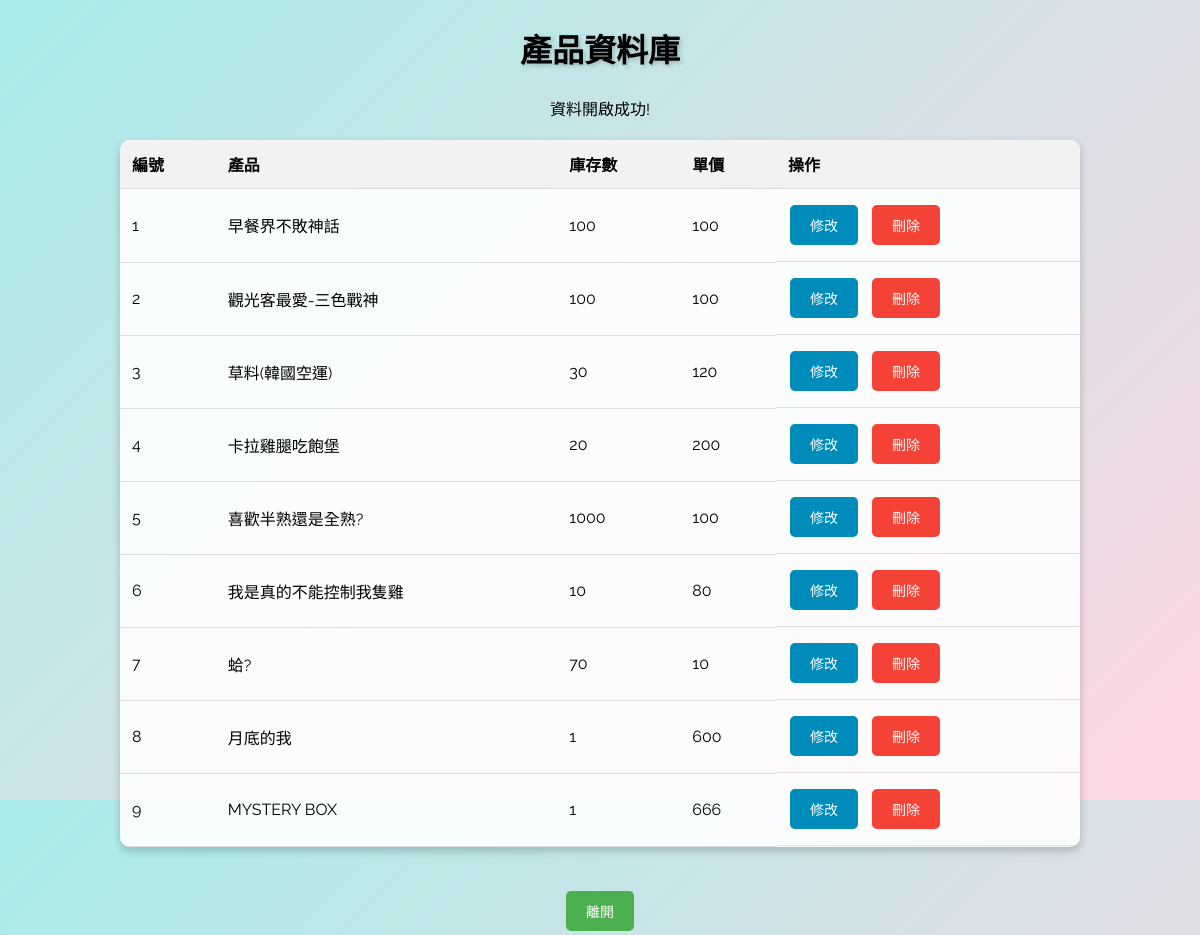
Page /botwoprice/ManshowDB.php on the committed database.
### tables this page shows
CREATE TABLE `products` (
  `No` int NOT NULL,
  `Name` varchar(255) NOT NULL,
  `price` int NOT NULL,
  `number` int NOT NULL,
  `image` varchar(255) NOT NULL
);

### botwoprice/ManshowDB.php (the view, shortened to what this page needs)
<!DOCTYPE html>
<html lang="zh-TW">
<head>
</head>
<body>
    <h1>產品資料庫</h1>
    <?php
    $link = @mysqli_connect(
        'localhost',
        'root',
        'password',
        'myshop');
    if (!$link)
        die("無法開啟資料庫!<br/>");
    else
        echo "資料開啟成功!<br/>";
    $SQL = "SELECT No,Name,price,number FROM products";
    $result = mysqli_query($link, $SQL);
    echo '<table>';
    echo '<tr><th>編號</th><th>產品</th><th>庫存數</th><th>單價</th><th>操作</th></tr>';
    while($row = mysqli_fetch_assoc($result)) {
        echo "<tr>";
        echo "<td>".$row["No"]."</td><td>".$row["Name"]."</td><td>".$row["number"]."</td><td>".$row["price"]."</td>";
        echo "<td class='action-buttons'><a class='button button-edit' href='ManAdjust.php?No=".$row["No"]."'>修改</a><a class='button button-delete' href='ManDel.php?No=".$row["No"]."'>刪除</a></td>";
        echo "</tr>";
    }
    echo "</table>";
    ?>
    <div class="button-container">
        <a href="ManLogout.php" class="button">離開</a>
    </div>
</body>
</html>

### botwoprice/ManshowDB.php (style rules this page uses)
body { font-family: 'Raleway', sans-serif; display: flex; flex-direction: column; align-items: center; background: linear-gradient(135deg, #a8edea, #fed6e3); height: 100vh; margin: 0; animation: changeBackground 10s infinite alternate; }
h1 { font-family: 'Pacifico', cursive; color: #000000; margin: 20px; text-shadow: 2px 2px 4px rgba(0, 0, 0, 0.2); text-align: center; }
table { border-collapse: collapse; width: 80%; margin: 20px; background-color: rgba(255, 255, 255, 0.9); box-shadow: 0 4px 8px rgba(0, 0, 0, 0.2); border-radius: 10px; overflow: hidden; }
th, td { padding: 12px; text-align: left; border-bottom: 1px solid #ddd; }
th { background-color: #f2f2f2; cursor: pointer; transition: background-color 0.3s; }
tr { transition: background-color 0.3s; }
.button { background-color: #4CAF50; border: none; color: white; padding: 10px 20px; text-align: center; text-decoration: none; display: inline-block; font-size: 14px; margin: 4px 2px; border-radius: 5px; cursor: pointer; transition: background-color 0.3s, transform 0.3s; }
.button-delete { background-color: #f44336; }
.button-edit { background-color: #008CBA; }
.button-container { margin-top: 20px; text-align: center; }
.action-buttons { display: flex; gap: 10px; }

### rows in the picture
products: No "1", Name "早餐界不敗神話", number "100", price "100"
products: No "2", Name "觀光客最愛-三色戰神", number "100", price "100"
products: No "3", Name "草料(韓國空運)", number "30", price "120"
products: No "4", Name "卡拉雞腿吃飽堡", number "20", price "200"
products: No "5", Name "喜歡半熟還是全熟?", number "1000", price "100"
products: No "6", Name "我是真的不能控制我隻雞", number "10", price "80"
products: No "7", Name "蛤?", number "70", price "10"
products: No "8", Name "月底的我", number "1", price "600"
products: No "9", Name "MYSTERY BOX", number "1", price "666"
